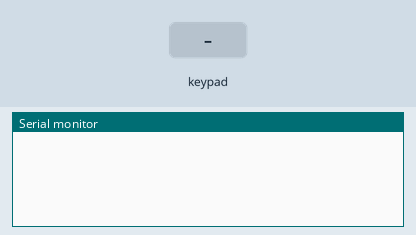
This sketch was run on a simulated Arduino Uno, built with avr-gcc and run on an emulated ATmega328P. Shown: the last lines printed to the serial monitor. Wiring (inferred from the names in the program): 4×4 keypad with keys 1 2 3 A 4 5 6 B 7 8 9 C * 0 # D (labels assumed): rows A0, A1, A2, A3; columns pin 2, pin 3, pin 4, pin 5. The inputs (shaded band) are chosen by the test bench.

Above: at 1.2 s.
1.3 s: key '1' pressed
At 2.1 s:
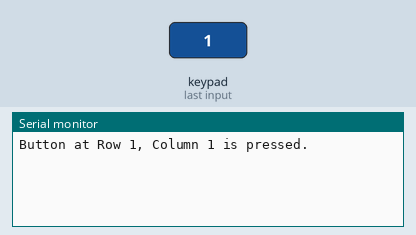
2.8 s: keypad keys 2 3 4 5 pressed 0.4 s apart
At 5.4 s:
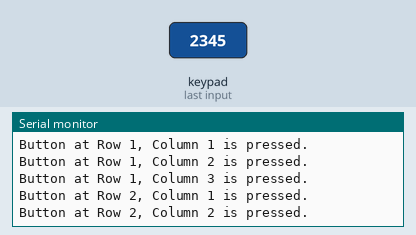
5.9 s: key 'A' pressed
At 6.8 s:
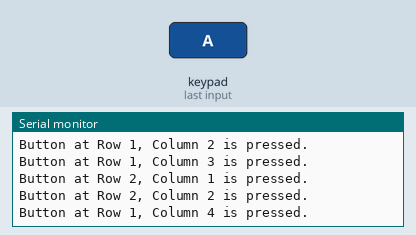
7.4 s: keypad keys 2 3 4 5 # pressed 0.4 s apart
At 10.4 s:
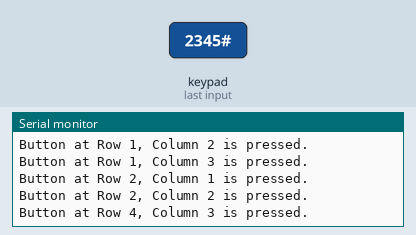
Timing chart, 0 to 11.9 s (numbered marks = the images above; inputs shaded):
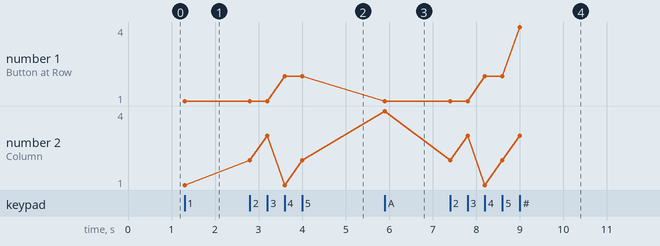

Measured:
- after the input at 1.3 s, the serial monitor: prints a new line at once (image 1)
- after the input at 2.8 s, the serial monitor: prints a new line at once (image 2)
- after the input at 5.9 s, the serial monitor: prints a new line at once (image 3)
- after the input at 7.4 s, the serial monitor: prints a new line at once (image 4)
- plotted number 1: 1 → 2 after the input at 2.8 s
- plotted number 2: 1 → 2 after the input at 2.8 s, 2 → 4 after the input at 5.9 s, 4 → 3 after the input at 7.4 s

The sketch:

RememberPattern.ino
```cpp
// Pin assignments
const int colPins[4] = {2, 3, 4, 5};    // Columns C1-C4 (Arduino digital pins)
const int rowPins[4] = {A0, A1, A2, A3}; // Rows R1-R4 (Arduino analog pins as digital)

// Scan and print pressed buttons
void setup() {
  Serial.begin(9600);

  // Initialize pins
  for (int c = 0; c < 4; c++) {
    pinMode(colPins[c], OUTPUT);
    digitalWrite(colPins[c], HIGH);  // Set all columns HIGH (inactive)
  }
  for (int r = 0; r < 4; r++) {
    pinMode(rowPins[r], INPUT_PULLUP);  // Use internal pullups
  }
}

void loop() {
  for (int c = 0; c < 4; c++) {
    // Activate this column by pulling it LOW
    digitalWrite(colPins[c], LOW);

    // Check each row
    for (int r = 0; r < 4; r++) {
      if (digitalRead(rowPins[r]) == LOW) {
        Serial.print("Button at Row ");
        Serial.print(r+1);
        Serial.print(", Column ");
        Serial.print(c+1);
        Serial.println(" is pressed.");
        delay(200); // Debounce delay
      }
    }

    // Deactivate column
    digitalWrite(colPins[c], HIGH);
  }
}
```
